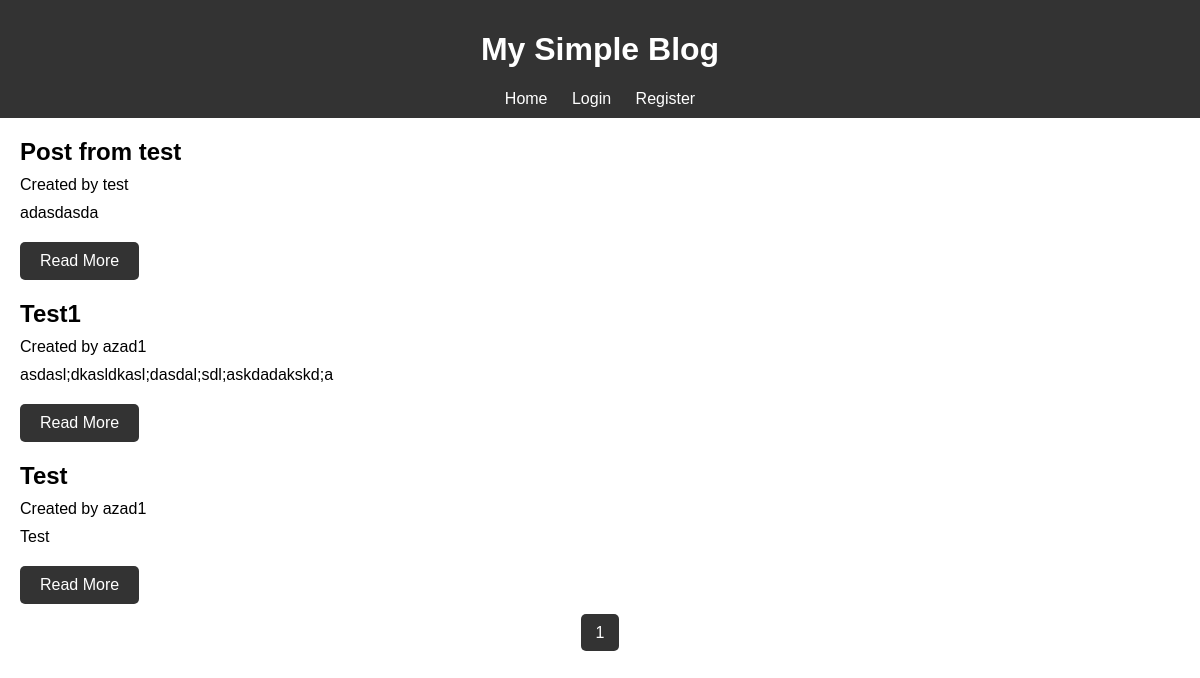
Before: /?page=2 with the older database file.
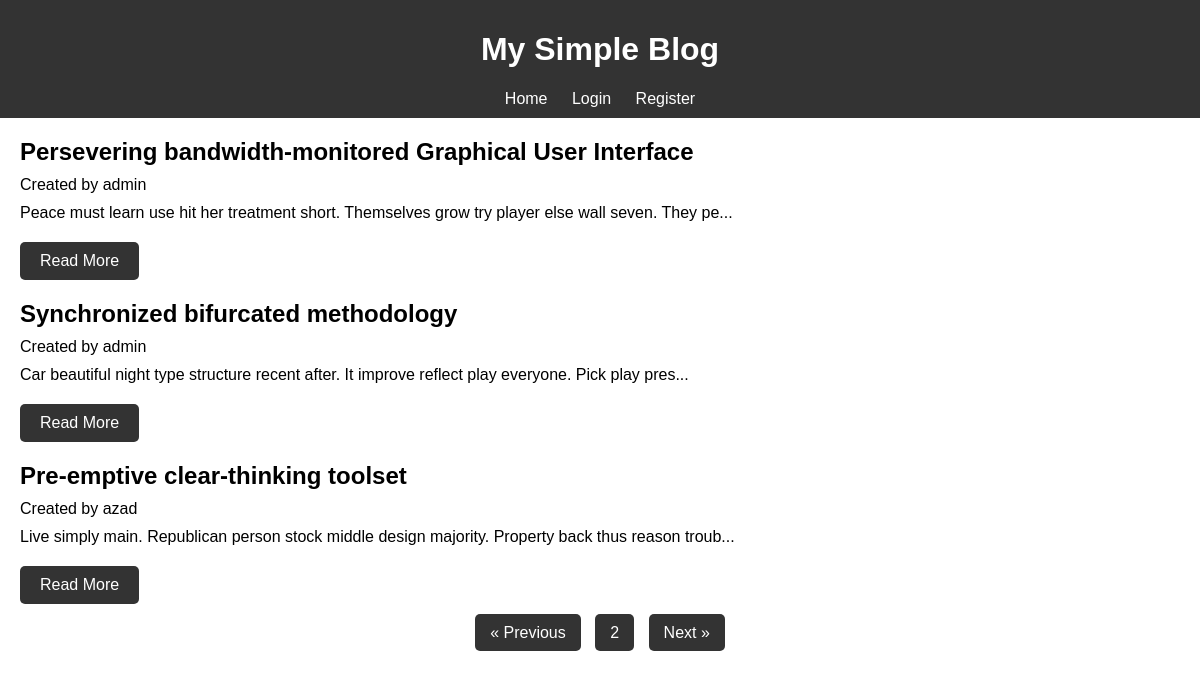
After: the same page with the newer database file.
### post/models.py (models this page shows, shortened)
class Post(models.Model):
    title = models.CharField(max_length=200 , unique=True)
    content = models.TextField()
    created_at = models.DateField(auto_now_add=True)
    created_by = models.ForeignKey(CustomUser , on_delete=models.CASCADE)

### users/models.py (models this page shows, shortened)
class CustomUser(AbstractUser):
    username = models.CharField('username',max_length=150,unique=True)
    USERNAME_FIELD = 'username'
    REQUIRED_FIELDS = []
    objects = CustomUserManager()

### home/views.py (the view)
# urls.py: path('' , IndexView.as_view(),  name='index'),
class IndexView(View):
    template = 'index.html'
    def get(self, request: HttpRequest):
        posts = Post.objects.all().order_by('-pk')
        paginator = Paginator(posts , 3)
        page = request.GET.get('page','1')
        page_obj  = paginator.get_page(page)
        return render(request , self.template , context={'blogs':posts , 'page_obj':page_obj})

### post/templatetags/custom_filters.py (called while the page is built)
@register.filter
def truncate_with_dots(value, max_length=100):
    if len(value) > max_length:
        return value[:max_length - 3] + '...'
    return value

### home/templates/index.html (shortened to what this page needs)
{% extends 'base.html' %}
{% load custom_filters %}
{% block content %}
    {% if blogs %}
    <div id="blog-posts">
        {% for post in page_obj %}
        <article>
            <h2>{{ post.title }}</h2>
            <p>Created by {{post.created_by.username}}</p>
            <p>{{ post.content|truncate_with_dots:100 }}</p>
            <a href="{% url 'post_detail' post.pk %}" class="button">Read More</a>
        </article>
        {% endfor %}
        <div class="pagination">
            {% if page_obj.has_previous %}
            <a href="?page={{ page_obj.previous_page_number }}">« Previous</a>
            {% endif %}
            <a href="#">{{ page_obj.number }}</a>
            {% if page_obj.has_next %}
            <a href="?page={{ page_obj.next_page_number }}">Next »</a>
            {% endif %}
        </div>
    </div>
    {% else %}
    <div id="no-blogs">
        <p>No blog posts available at the moment. Please check back later.</p>
    </div>
    {% endif %}
{% endblock %}

Changed rows visible on the page:
removed Post: title "Post from test", created_by.username "test", content "adasdasda"
removed Post: title "Test1", created_by.username "azad1", content "asdasl;dkasldkasl;dasdal;sdl;askdadakskd;a"
removed Post: title "Test", created_by.username "azad1", content "Test"
added Post: title "Persevering bandwidth-monitored Graphical User Interface", created_by.username "admin", content "Peace must learn use hit her treatment short. Themselves grow try player else wall seven. They pe..."
added Post: title "Synchronized bifurcated methodology", created_by.username "admin", content "Car beautiful night type structure recent after. It improve reflect play everyone. Pick play pres..."
added Post: title "Pre-emptive clear-thinking toolset", created_by.username "azad", content "Live simply main. Republican person stock middle design majority. Property back thus reason troub..."
Other visible differences:
{{ page_obj.number }}: "1" → "2"
text now shown: "« Previous Next »"
